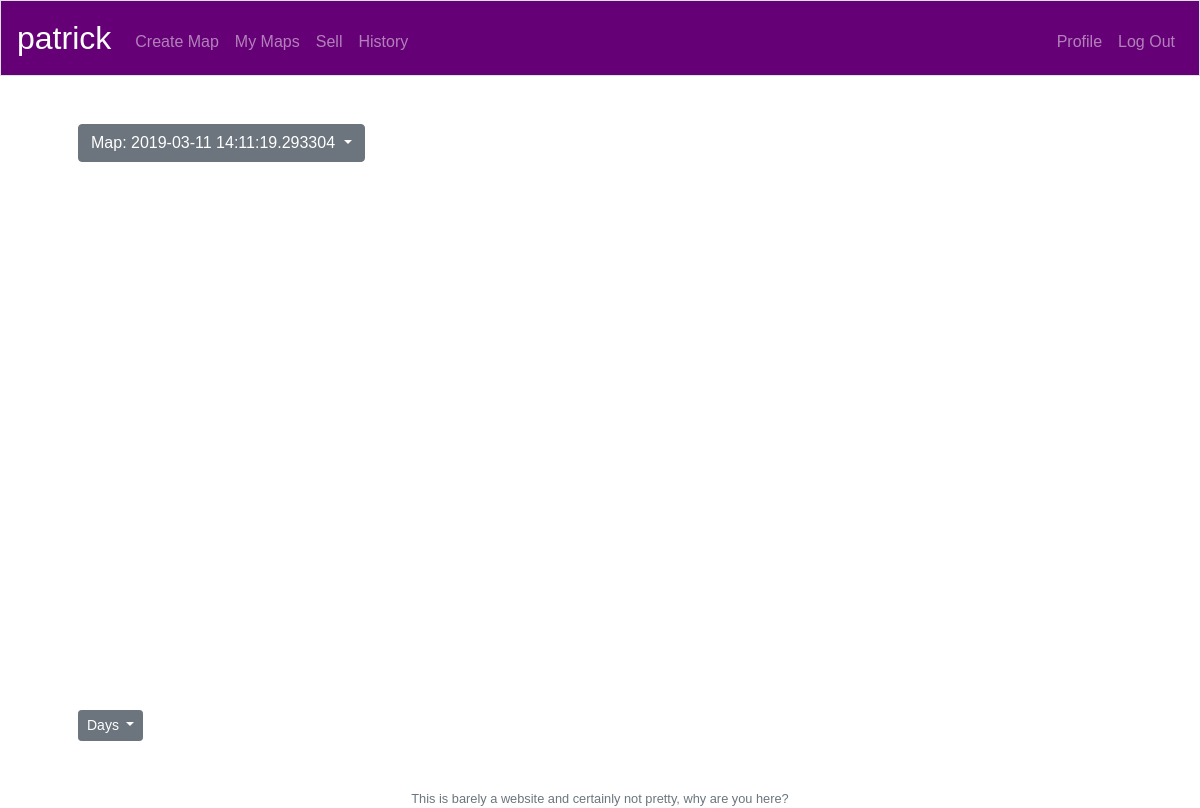
The page /map (signed in) on the database as committed earlier.
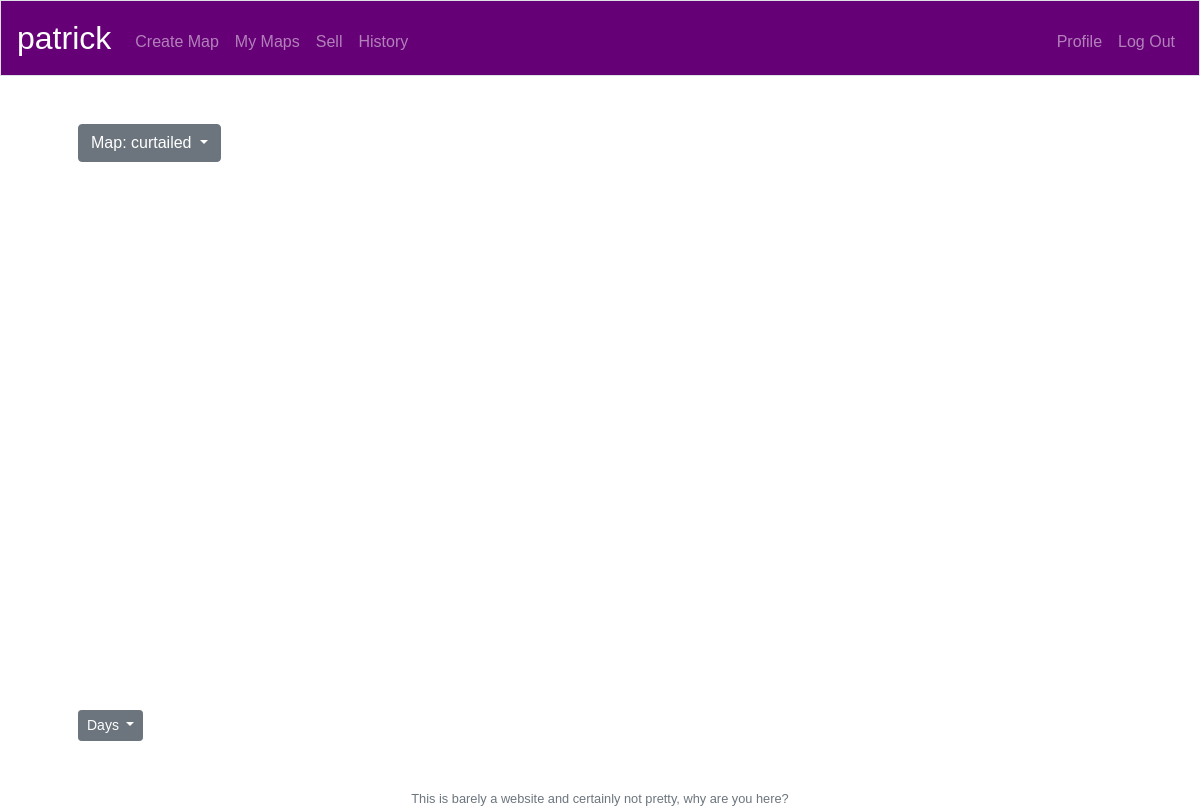
The same page on the database as committed later.
### patw/models.py (models this page shows, shortened)
class Polar(db.Model):
    __tablename__ = "polar"
    id = db.Column(db.Integer, primary_key=True)
    country_code = db.Column(db.String(10), nullable=False)
    start_time = db.Column(db.BigInteger, nullable=False)
    end_time = db.Column(db.BigInteger, nullable=False)
    user_id = db.Column(db.Integer, db.ForeignKey("users.user_id"), nullable=False)
    map_name = db.Column(db.String(20), nullable=False)
    date_created = db.Column(db.DateTime, nullable=False)
    __table_args__ = (db.UniqueConstraint('country_code', 'start_time', 'end_time', 'user_id', 'map_name', name="_multiple_countries_uc"),)

### patw/routes.py (the view)
@app.route("/map", methods=["GET", "POST"])
@login_required
def map():
    map_list = get_map_list()
    if not map_list:
        flash(Markup("You don't seem to have any maps yet, so here's one I made earlier! <a href='/createmap' class='alert-link'>Click here to make your own!</a>"), "info")
        return redirect("/patricksmap")
    if request.args.get('m'):
        map_name = request.args.get('m')
    else:
        map_name = map_list[-1]
    if request.args.get('l'):
        label = request.args.get('l')
    else:
        label = 'Days'
    data = get_map_data(current_user.user_id, map_name)
    data = label_maker(data)
    if len(map_list) == 1:
        map_list = []
    return render_template("map.html", data=data, map_list=map_list,
                current_map=map_name, label=label)

### patw/helpers.py (called while the page is built)
def get_map_data(user_id, map_name):
    data = []
    temp = {}
    map_data = Polar.query.filter_by(user_id=user_id, map_name=map_name)
    for entry in map_data:
        try:
            temp[entry.country_code] += (entry.end_time - entry.start_time)
        except KeyError:
            temp[entry.country_code] = (entry.end_time - entry.start_time)
    for country, value in temp.items():
        data.append({"id":country, "value":value})
    return data

def get_map_list():
    maps = Polar.query.filter_by(user_id=current_user.user_id
                ).group_by(Polar.map_name).order_by(Polar.date_created).all()
    list = []
    for map in maps:
        list.append(map.map_name)
    return list

def label_maker(data):
    for entry in data:
            entry['seconds_label'] = ": {:,} seconds".format(entry['value'])
            value = int(entry['value'])/3600
            entry['hours_label'] = ": {:,.0f} hours".format(value)
            value = value/24
            entry['days_label'] = ": {:,.1f} days".format(value)
            value = value/7
            entry['weeks_label'] = ": {:,.1f} weeks".format(value)
            value = int(entry['value'])/31556926
            entry['years_label'] = ": {:,.2f} years".format(value)
    return data

### patw/models.py (called while the page is built)
@login_manager.user_loader
def load_user(user_id):
    return User.query.get(user_id)

### patw/templates/map.html (shortened to what this page needs)
{% extends "layout.html" %}
{% block main %}
{% if patrick %}
Here is Patrick's heat map
{% elif map_list %}
<div class="dropdown">
  <button class="btn btn-secondary dropdown-toggle" name='dropdown' type="button" id="dropdownMenuButton" data-toggle="dropdown" aria-haspopup="true" aria-expanded="false">
    Map: {{ current_map }}
  </button>
</div>
<br>
{% endif %}
<div id="chartdiv"></div>
<br>
<div class="dropdown">
  <button class="btn btn-secondary btn-sm dropdown-toggle" name='labeldropdown' type="button" id="labelMenuButton" data-toggle="dropdown" aria-haspopup="true" aria-expanded="false">
    {{ label }}
  </button>
</div>
{% endblock %}

### patw/templates/layout.html (shortened to what this page needs)
<!DOCTYPE html>
<html lang="en-uk">
  <head>
    <link href="https://maxcdn.bootstrapcdn.com/bootstrap/4.1.3/css/bootstrap.min.css" rel="stylesheet">
    <link href="/static/styles.css" rel="stylesheet">
  </head>
  <body>
    <nav class="navbar navbar-expand-md navbar-dark border">
        <a class="navbar-brand" href="/">
          <span>patrick</span>
        </a>
        <div class="collapse navbar-collapse" id="navbar">
            {% if current_user.is_authenticated %}
                <ul class="navbar-nav mr-auto mt-2">
                    <li class="nav-item"><a class="nav-link" href="/createmap">Create Map</a></li>
                    <li class="nav-item"><a class="nav-link" href="/map">My Maps</a></li>
                    <li class="nav-item"><a class="nav-link" href="/sell">Sell</a></li>
                    <li class="nav-item"><a class="nav-link" href="/history">History</a></li>
                </ul>
                <ul class="navbar-nav ml-auto mt-2">
                    <li class="nav-item"><a class="nav-link" href="/profile">Profile</a></li>
                    <li class="nav-item"><a class="nav-link" href="/logout">Log Out</a></li>
                </ul>
            {% endif %}
        </div>
    </nav>
    <main class="container p-5">
      {% block main %}{% endblock %}
    </main>
    <footer class="small text-center text-muted">
      This is barely a website and certainly not pretty, why are you here?
    </footer>
  </body>
</html>

### patw/static/styles.css (style rules this page uses)
nav .navbar-brand { font-size: xx-large; }
* { font-family: 'Galdeano', sans-serif; }
nav { background-color:#660076 }
main { overflow-x: auto; }
#chartdiv { width: 100%; height: 500px }

Rows that differ between the two databases and show on the page:
no longer on this page (row unchanged): Polar: map_name "2019-03-11 14:11:19.293304"
added Polar: map_name "curtailed"
